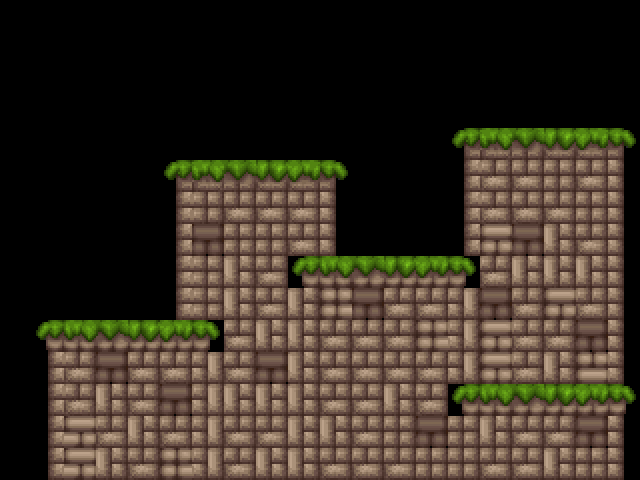

Rendered tile map (Tiled .tmx) drawn with the repository's tilesets; below, a short description and the map source with its tile grids summarised:
An orthogonal 20x15 tile map with 32x32 px tiles, 1 tile layer (Tile Layer 1).

<map version="1.0" orientation="orthogonal" renderorder="right-down" width="20" height="15" tilewidth="32" tileheight="32" nextobjectid="1">
 <tileset firstgid="1" name="blocks1" tilewidth="32" tileheight="32" spacing="2" margin="2" tilecount="198">
  <image source="blocks1.png" width="614" height="376" />
 </tileset>
 <layer name="Tile Layer 1" width="20" height="15">
  <data>[300 cells, 167 non-empty, 23 distinct tile ids]</data>
 </layer>
</map>